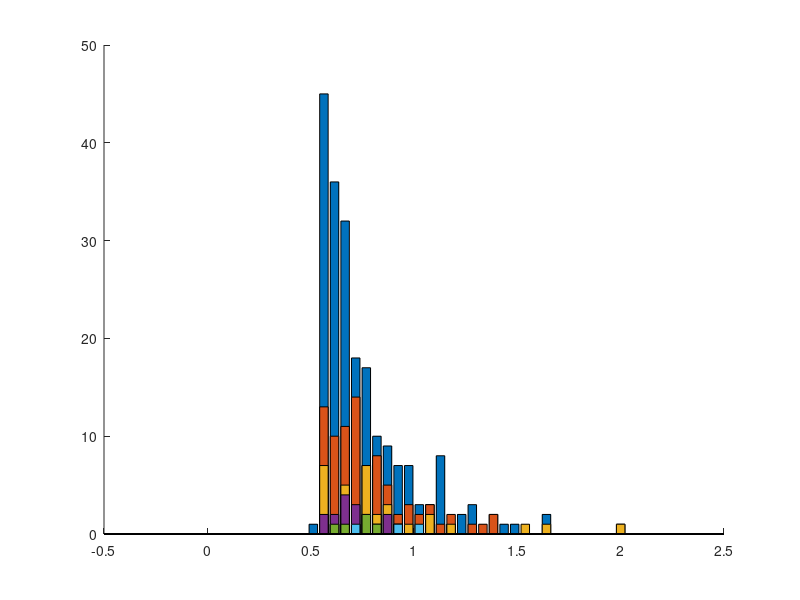

Here is the MATLAB script that generated this plot: (Note: this script raises an error after producing the figure.)
clear; close all; clc;

%%
%fix step size
dt = 0.001;
%parameter 
ndt = 0.5; %NON-DECISION TIME
mu = 0.5;  %BY CONVENTION MU MUST BE POSITIVE 
sd = 1;   %THIS IS VARIABILITY WITHIN THE WALK.  KEEP FIXED AT 1. 
nsteps = 2500; %MAX LENGTH OF WALK.  INCREASE TILL WARNING GOES AWAY
ntrials = 500; %NUMBER OF RUNS
criterion = 1; %CORRECT BOUNDARY LOCATION, INCORRECT IS ZERO 
beta = 0.5; % NORMALIZED BIAS
bias = beta*criterion; %ACTUAL BIAS
total_err_pr = 0; % keep running sum of err probability
total_err_rt = 0; % use total_err_pr to normalize this value
%set random number seed 
rng(19680104);
%OUTPUT VARIABLES
sample = zeros(1,nsteps+1);   %This is a single random draw from normal distribution
path = zeros(ntrials,nsteps+1); %This is all the random walks
rt = zeros(ntrials,1);  %These are the rts across trials 
correct = zeros(ntrials,1); %This is accuracy data. ZERO IS WRONG, ONE IS RIGHT

figure

% loop over all 100 samples of drift rate (i.e. mu)
for i = 1:100
    sampled_mu = normrnd(mu,0.1,[1,1]);
    %LOOP OVER ntrials.  
    for j = 1:ntrials
        goodpath = 0;
        while goodpath == 0
            draw = normrnd(sampled_mu*dt,sd*sqrt(dt),[1,nsteps]);  %DRAW A WALK
            sample(1) = bias; %START AT BIAS
            sample(2:nsteps+1) = draw; 
            walk = cumsum(sample); %SUM THE WALK.   
            crossbnd = find((walk > criterion) |(walk < 0)); %TEST BOTH BOUNDARIES  
            if ~isempty(crossbnd) %TEST IF IT CROSSED ONE OF THE BOUNDARIES AT LEAST
                goodpath = 1; %WALK IS GOOD, SET TO 1 TO EXIT WHILE LOOP
                path(j,:) = walk; %SAVE THE WALK
            else
                display('Bad Walk') %NOTIFY BAD WALK AND DRAW AGAIN LOWER
            end;
        end;
        rt(j) = crossbnd(1);  %RT IS FIRST CROSSING
        if path(j,rt(j)) > criterion  %TEST IF CORRECT
            path(j,rt(j):end) = criterion; %SET THE REST OF WALK TO BOUNDARY
            correct(j) = 1; %INDICATE CORRECT TRIAL
        else %TRIALIS INCORRECT
            path(j,rt(j):end) = 0; %SET THE REST OF WALK TO ZERO. 
        end; 
        %Add Non-decision time
        rt(j) = rt(j) + ndt/dt;	
    end
    % need to weight average incorrect response times by relative probabilities of incorrect
    %convert rt to milliseconds
    rt = rt*dt;
    errorrt = rt(find(correct == 0));
    % this trial's avg
    avg_err_rt = mean(errorrt);
    err_pr = 1 - mean(correct)
    total_err_rt = total_err_rt + avg_err_rt * err_pr;
    total_err_pr = total_err_pr + err_pr;
    hold on
    bins = linspace(0,2,40);
    [n1,x] = hist(errorrt, bins); 
    h = bar(x, n1);
end

% avg now over all trials
% weighed mean err response time!
avg_err_rt = total_err_rt / total_err_pr;
xline(avg_err_rt,'--b');
xlabel('Response Time')
ylabel('Number of Trials')
title('Error Trial RTs')
